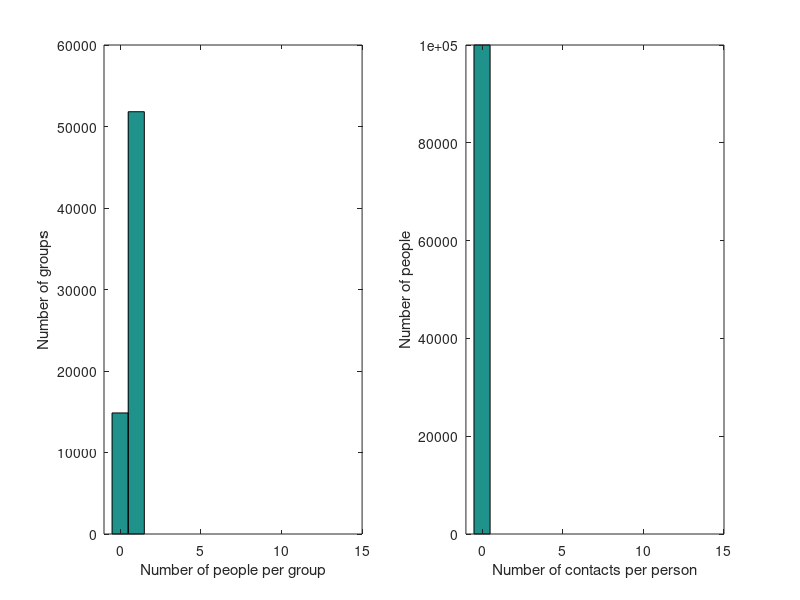

This chart was generated by the following MATLAB code:
% Sparse networks grouping
% This function demonstrates moving between groups. Each person has an
% annual probability of of leaving their current group and joining another.
clear
NoPeople=100000;
AveragePeoplePerGroup=1.5; 
% avearge people per group is 2.5: however the number of people per group 
% with people in it is less than 400, on average. Many of them have no
% people. 
% In addition to this, a group of 4 people have 4 people with 3 contacts.
% Two groups with two people have 4 people with 1 contact. The accumulation
% of people in the bigger groups results in many more contacts than would
% be expected otherwise.

% The distribution of these individuals into random groups follows a
% multinomial distribution. see http://stats.stackexchange.com/questions/43575/random-balls-in-random-buckets-what-are-the-characteristics-of-the-distribution
% 
%Note that each bucket contributes to the total number of connections for
%k people at a rate of k-1. This should ultimately result in the average
%number of people per group==number of connections per person
%That is, if there are 15 groups with 5 people, there are 15*5 people with
%4 connections each

NoGroups=round(NoPeople/AveragePeoplePerGroup);


% Randomly assign the individuals
AssignVec=randsample(NoGroups, NoPeople, true);
AssignVec=AssignVec';

NumberInGroup(1:NoGroups)=0;
for GroupNumber=AssignVec
    NumberInGroup(GroupNumber)=NumberInGroup(GroupNumber)+1;
end


% Figure 2: Distribution of people in each group
subplot(1, 2, 1);
hist(NumberInGroup, 0:30)
xlim([-1 15])
xlabel('Number of people per group');
ylabel('Number of groups');

% Figure 3: Count contacts per person
for i=1:NoPeople
    Contacts(i)=NumberInGroup(AssignVec(i))-1;
end
subplot(1, 2, 2);
hist(Contacts, 0:30)
xlim([-1 15])
xlabel('Number of contacts per person');
ylabel('Number of people');

%Figure 4: Contacts per person over time
MeanContacts(1)=mean(Contacts);
disp('Mean number of contacts per person');
disp(MeanContacts);


%Figure 5: Mean people in groups with people in them
GroupsWithPeopleInThem=NumberInGroup(NumberInGroup>0);
MeanPeoplePerGroupWithPeople(1)=mean(GroupsWithPeopleInThem);
disp('Mean people per group with people');
disp(MeanPeoplePerGroupWithPeople);
